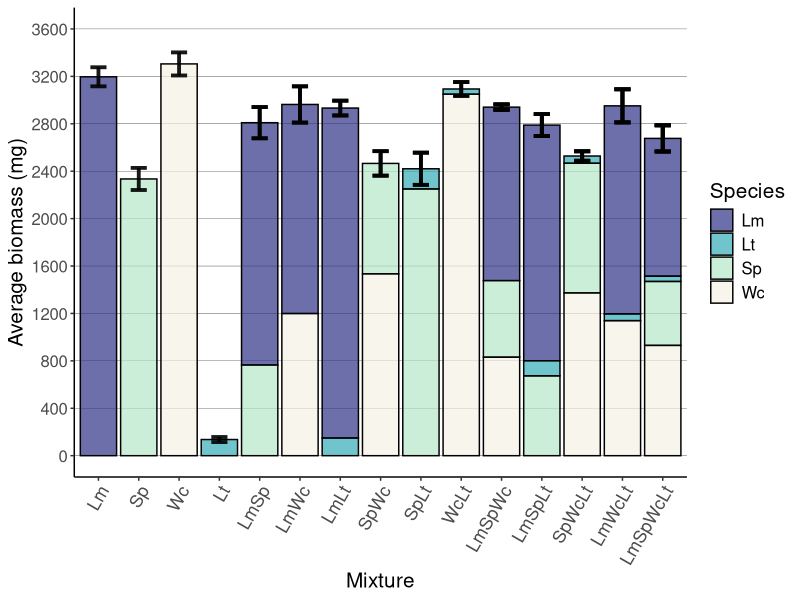

Write the R code that produced this figure.
## ---- chunk 1
knitr::opts_chunk$set(echo = TRUE, warning=FALSE, message=FALSE)
## ---- chunk 2
library(here)
library(tidyverse)
library(rstatix)
library(nlme)
library(emmeans)
library(multcomp)
## ---- chunk 3
#Net effect, CE, SE 
NE_data<-read.csv(here("data", "NE_data.csv"), sep=";")
str(NE_data)

NE_data<-NE_data[, -1]
NE_data<-NE_data %>%
  mutate(across(c("Composition", "Block", "Days"), 
                as.factor)) #transform Composition, Block, Days as factor
## ---- chunk 4
NE_data %>%
  group_by(Days) %>%
  identify_outliers(NE)

NE_data %>%
  group_by(Days) %>%
  identify_outliers(CE)

NE_data %>%
  group_by(Days) %>%
  identify_outliers(SE)
## ---- chunk 5
#Compute many repeated measures ANOVAs, one per different Composition for NE, CE and SE seperately 
NE_Anova <- NE_data %>%
  group_by(Composition) %>%
  anova_test(dv = NE, wid = Block, within = Days) %>%
  ungroup() %>%
  adjust_pvalue(method="fdr") %>%
  add_significance("p.adj") %>%
  get_anova_table()
data.frame(NE_Anova)


CE_Anova <- NE_data %>%
  group_by(Composition) %>%
  anova_test(dv = CE, wid = Block, within = Days) %>%
  ungroup() %>%
  adjust_pvalue(method="fdr") %>%
  add_significance("p.adj") %>%
  get_anova_table()
data.frame(CE_Anova)

SE_Anova <- NE_data %>%
  group_by(Composition) %>%
  anova_test(dv = SE, wid = Block, within = Days) %>%
  ungroup() %>%
  adjust_pvalue(method="fdr") %>%
  add_significance("p.adj") %>%
  get_anova_table()
data.frame(SE_Anova)

## ---- chunk 6
Biom_data<-read.csv(here("data", "Relativebiomass_data.csv"), sep=";")
#info on data
#individual mass : in mg
#mean LA = mean leaf area : in mg
#mean SLA = mean specific leaf area : in mm2/mg
#initial relbiomass : in mg
#final relbiomass: in mg

#Mean biomass per species data
Plot_species<-Biom_data[Biom_data$Days==60,] %>%
  group_by(Mixture, Species) %>%
  mutate(mean_fin_relbiomass=mean(Final_relbiomass)) %>%
  mutate(standard_error=sd(Final_relbiomass)/sqrt(n())) %>%
  dplyr::select(., 3:5, 11, 12) %>%
  ungroup() %>%
  unique() 

Plot_species$Mixture<-fct_relevel(Plot_species$Mixture, c("Lm", "Sp", "Wc", "Lt", "LmSp", "LmWc", "LmLt", "SpWc", "SpLt", "WcLt", "LmSpWc", "LmSpLt", "SpWcLt", "LmWcLt", "LmSpWcLt"))

#Total biomass & standard error data
Errorbar_data_totalbiom<-Biom_data[Biom_data$Days==60,] %>%
  group_by(Block, Mixture) %>%
  mutate(tot_biomass_per_blockmix=sum(Final_relbiomass)) %>%
  ungroup() %>%
  dplyr::select(., 2, 3, 11) %>%
  unique() %>%
  group_by(Mixture) %>%
  mutate(mean_tot_biomass=mean(tot_biomass_per_blockmix)) %>%
  mutate(sd_tot_biomass=sd(tot_biomass_per_blockmix)/sqrt(n())) %>%
  dplyr::select(., 2, 4, 5) %>%
  unique() %>%
  ungroup

#Significance in net effect data
Plotdat_fin<-merge(Plot_species, Errorbar_data_totalbiom, by="Mixture") %>%
  unique()
Plotdat_fin$mean_errorbar_sum<-Plotdat_fin$mean_tot_biomass+Plotdat_fin$sd_tot_biomass

p<-ggplot(data=Plotdat_fin, aes(fill=Species, y=mean_fin_relbiomass, x=Mixture)) +
    geom_bar(position="stack", stat="identity", colour="black") +
    scale_fill_manual(values=alpha(c("#2D3184", "#32AAB5", "#B3E7C5", "#F3F1E4"), 0.7)) +
    theme_classic() +
    theme(text=element_text(size=15), axis.text.x = element_text(size = 13, angle = 60, hjust=1), panel.grid.major.y = element_line( size=.1, color="black")) +
    labs(x="Mixture", y="Average biomass (mg)", pch=8) + 
    scale_y_continuous(limits=c(0, 3600), breaks=seq(0, 3600, by=400)) +
    geom_errorbar(aes(x=Mixture, ymin=mean_tot_biomass-sd_tot_biomass, ymax=mean_tot_biomass+sd_tot_biomass), width=0.4, colour="black", alpha=0.9, size=1.3)
  # Add stars based on significance levels; LmLt, SpWc, SpLt, WcLt, LmSpLt, SpWcLt, LmWcLt, LmSpWcLt
  #annotate(
    #"text",
    #x = c(7, 8, 9, 10, 12, 13, 14, 15),  # x-coordinates where stars should be placed
    #y = c(3105.0551, 2668.9939, 2656.2304, 3251.6792, 2981.5882, 2668.1739, 3191.0420, 2887.1803),
    #label = c("***", "*", "***", "***", "***", "**", "**", "*"),  # significance labels
    #size = 6,  # adjust the size of the stars
    #color = "black"  # color of the stars
  #)
p
